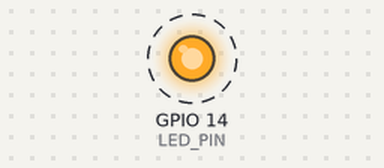
Bench run of a sketch on a simulated ESP32. On the bench: output pins drawn as LEDs (lit = HIGH). Dashed ring = blinking. What the sketch prints to the serial monitor is not drawn.

Above: at 1.2 s.
Timing chart, 0 to 4.0 s (numbered marks = the images above):
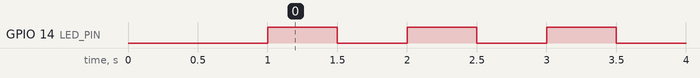

Measured:
- by itself, GPIO 14 (LED_PIN): alternates HIGH for 0.50 s and LOW for 0.50 s

The sketch:

Parpadea_led.ino
```cpp
const int LED_PIN = 14; // Pin donde está conectado el LED

void setup() {
  Serial.begin(115200);
  delay(1000);
  Serial.println("Hola, ESP32"); // Configurar el pin como salida
  pinMode(LED_PIN, OUTPUT);
}

void loop() {
  digitalWrite(LED_PIN, HIGH); // Encender el LED
  delay(500);                 // Esperar 1 segundo
  digitalWrite(LED_PIN, LOW);  // Apagar el LED
  delay(500);                 // Esperar 1 segundo
}
```
